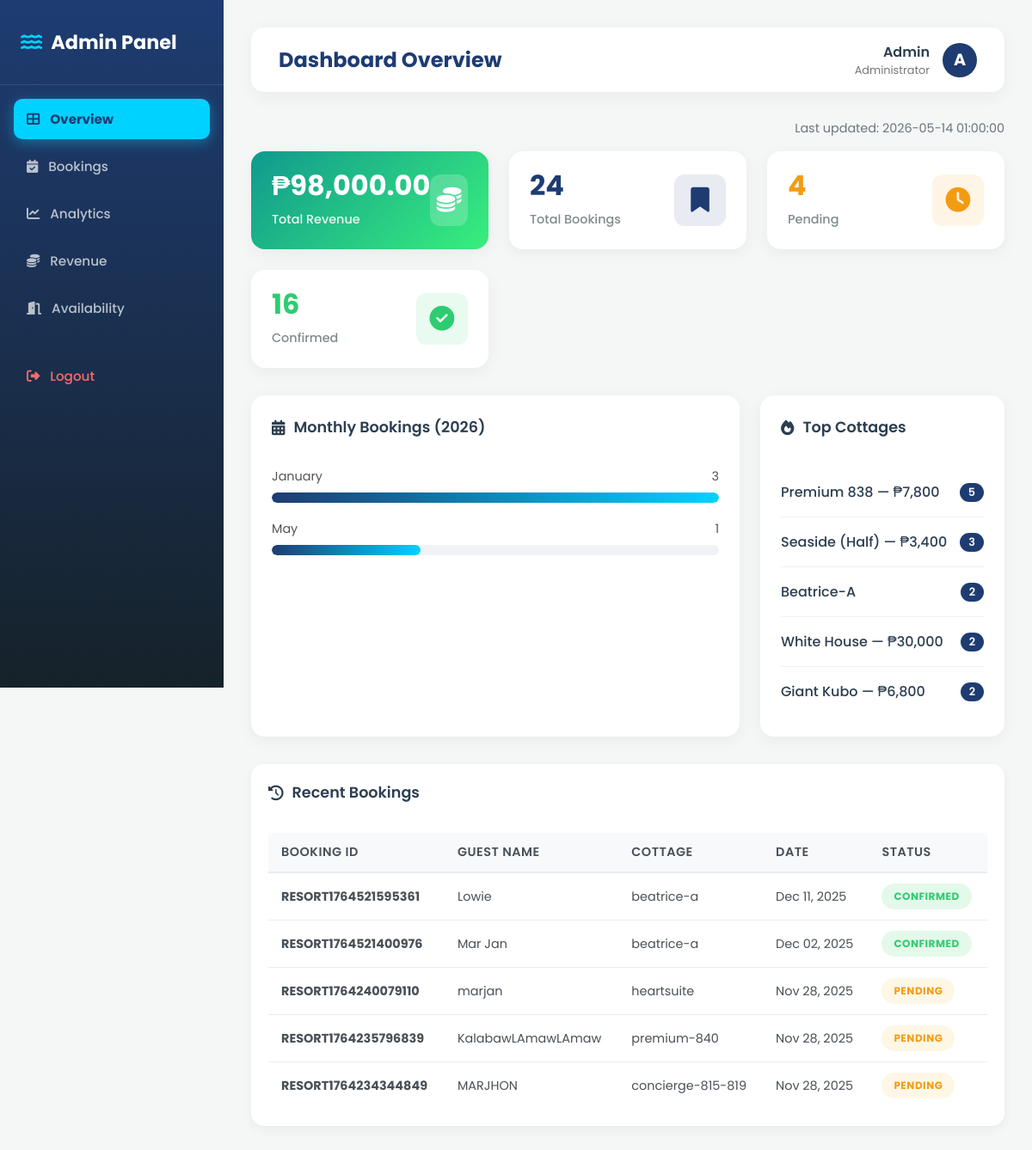
The page /admin/dashboard.php (signed in) on the database its author committed.
### tables this page shows
CREATE TABLE `bookings` (
  `id` int(11) NOT NULL,
  `booking_id` varchar(50) NOT NULL,
  `name` varchar(100) NOT NULL,
  `email` varchar(100) NOT NULL,
  `phone` varchar(20) NOT NULL,
  `room` varchar(100) NOT NULL,
  `date` date NOT NULL,
  `checkout_date` date DEFAULT NULL,
  `guests` int(11) NOT NULL,
  `children` int(11) DEFAULT NULL,
  `nights` int(11) DEFAULT NULL,
  `total_price` decimal(10,2) DEFAULT NULL,
  `status` enum('pending','confirmed','cancelled') DEFAULT 'pending',
  `payment_method` enum('pay-now','face-to-face') DEFAULT NULL,
  `gcash_name` varchar(100) DEFAULT NULL,
  `gcash_number` varchar(20) DEFAULT NULL,
  `payment_reference` varchar(100) DEFAULT NULL,
  `payment_date` date DEFAULT NULL,
  `timestamp` timestamp NOT NULL DEFAULT current_timestamp(),
  `deleted` tinyint(1) DEFAULT 0,
  `photo_filename` varchar(255) DEFAULT NULL,
  `receipt_filename` varchar(255) DEFAULT NULL
);

### admin/dashboard.php (the view, shortened to what this page needs)
<?php
include '../config.php';
function getCount($db, $status = null) {
    try {
        if ($status) {
            $stmt = $db->prepare("SELECT COUNT(*) as count FROM bookings WHERE status = :status AND deleted = 0");
            $stmt->execute([':status' => $status]);
        } else {
            $stmt = $db->query("SELECT COUNT(*) as count FROM bookings WHERE deleted = 0");
        }
        return $stmt->fetch(PDO::FETCH_ASSOC)['count'];
    } catch (PDOException $e) {
        error_log("Get count error: " . $e->getMessage());
        return 0;
    }
}
$total_bookings = getCount($db);
$pending_bookings = getCount($db, 'pending');
$confirmed_bookings = getCount($db, 'confirmed');
try {
    $stmt = $db->prepare("SELECT COALESCE(SUM(total_price), 0) as total FROM bookings WHERE status = 'confirmed' AND deleted = 0");
    $stmt->execute();
    $total_revenue = $stmt->fetch(PDO::FETCH_ASSOC)['total'] ?? 0;
} catch (PDOException $e) {
    $total_revenue = 0;
    error_log("Revenue error: " . $e->getMessage());
}
try {
    $pop_stmt = $db->prepare("SELECT room, COUNT(*) as count FROM bookings WHERE deleted = 0 GROUP BY room ORDER BY count DESC LIMIT 5");
    $pop_stmt->execute();
    $popular_cottages = $pop_stmt->fetchAll(PDO::FETCH_ASSOC);
} catch (PDOException $e) {
    $popular_cottages = [];
    error_log("Popular cottages error: " . $e->getMessage());
}
try {
    $current_year = date('Y');
    $month_stmt = $db->prepare("SELECT MONTHNAME(date) as month, COUNT(*) as count FROM bookings WHERE YEAR(date) = :year AND deleted = 0 GROUP BY MONTH(date) ORDER BY MONTH(date) ASC");
    $month_stmt->execute([':year' => $current_year]);
    $monthly_stats = $month_stmt->fetchAll(PDO::FETCH_ASSOC);
} catch (PDOException $e) {
    $monthly_stats = [];
    error_log("Monthly stats error: " . $e->getMessage());
}
$recentBookingsData = [];
try {
    $recentQuery = "SELECT booking_id, name, room, date, status FROM bookings WHERE deleted = 0 ORDER BY timestamp DESC LIMIT 5";
    $recentStmt = $db->prepare($recentQuery);
    $recentStmt->execute();
    $recentBookingsData = $recentStmt->fetchAll(PDO::FETCH_ASSOC);
} catch (PDOException $e) {
    error_log("Recent bookings data error: " . $e->getMessage());
}
?>
<!DOCTYPE html>
<html lang="en">
<head>
    <link rel="stylesheet" href="https://cdnjs.cloudflare.com/ajax/libs/font-awesome/6.4.0/css/all.min.css">
    <link rel="stylesheet" href="admin_style.css">
</head>
<body>
    <aside class="sidebar" id="sidebar">
        <div class="brand"><i class="fas fa-water"></i> Admin Panel</div>
        <ul class="menu-list">
            <li class="menu-item"><a href="dashboard.php" class="menu-link active"><i class="fas fa-th-large"></i> Overview</a></li>
            <li class="menu-item"><a href="bookings.php" class="menu-link"><i class="fas fa-calendar-check"></i> Bookings</a></li>
            <li class="menu-item"><a href="analytics.php" class="menu-link"><i class="fas fa-chart-line"></i> Analytics</a></li>
            <li class="menu-item"><a href="revenue.php" class="menu-link"><i class="fas fa-coins"></i> Revenue</a></li>
            <li class="menu-item"><a href="availability.php" class="menu-link"><i class="fas fa-door-open"></i> Availability</a></li>
            <li class="menu-item" style="margin-top: 2rem;"><a href="logout.php" class="menu-link" style="color: #ff6b6b;"><i class="fas fa-sign-out-alt"></i> Logout</a></li>
        </ul>
    </aside>
    <main class="main-content">
        <div class="top-header">
            <h2>Dashboard Overview</h2>
            <div class="user-profile">
                <div style="text-align: right;">
                    <div style="font-weight: 600;">Admin</div>
                    <div style="font-size: 0.8rem; color: #777;">Administrator</div>
                </div>
                <div class="admin-avatar">A</div>
            </div>
        </div>
        <div class="last-update">
            Last updated: <?php echo date('Y-m-d H:i:s'); ?>
        </div>
        <div class="stats-grid-extended">
            <div class="stat-card revenue-card">
                <div class="stat-info"><h3>₱<?php echo number_format($total_revenue, 2); ?></h3><p>Total Revenue</p></div>
                <div class="stat-icon"><i class="fas fa-coins"></i></div>
            </div>
            <div class="stat-card card-total">
                <div class="stat-info"><h3><?php echo $total_bookings; ?></h3><p>Total Bookings</p></div>
                <div class="stat-icon"><i class="fas fa-bookmark"></i></div>
            </div>
            <div class="stat-card card-pending">
                <div class="stat-info"><h3><?php echo $pending_bookings; ?></h3><p>Pending</p></div>
                <div class="stat-icon"><i class="fas fa-clock"></i></div>
            </div>
            <div class="stat-card card-confirmed">
                <div class="stat-info"><h3><?php echo $confirmed_bookings; ?></h3><p>Confirmed</p></div>
                <div class="stat-icon"><i class="fas fa-check-circle"></i></div>
            </div>
        </div>
        <div class="data-grid">
            <div class="data-card">
                <div class="section-title"><i class="fas fa-calendar-alt"></i> Monthly Bookings (<?php echo date('Y'); ?>)</div>
                <div class="chart-container">
                    <?php if (count($monthly_stats) > 0): ?>
                        <?php
                            $max_count = max(array_column($monthly_stats, 'count'));
                        ?>
                        <?php foreach($monthly_stats as $stat):
                            $percent = ($stat['count'] / $max_count) * 100;
                            $width = max($percent, 10);
                        ?>
                        <div class="chart-row">
                            <div class="chart-label"><span><?php echo $stat['month']; ?></span><span><?php echo $stat['count']; ?></span></div>
                            <div class="progress-bg"><div class="progress-fill" style="width: <?php echo $width; ?>%;"></div></div>
                        </div>
                        <?php endforeach; ?>
                    <?php else: ?>
                        <p style="text-align:center; color:#999; padding:20px;">No bookings yet for this year.</p>
                    <?php endif; ?>
                </div>
            </div>
            <div class="data-card">
                <div class="section-title"><i class="fas fa-fire"></i> Top Cottages</div>
                <ul class="popular-list">
                    <?php if (count($popular_cottages) > 0): ?>
                        <?php foreach($popular_cottages as $cottage): ?>
                        <li class="popular-item">
                            <span class="cottage-name"><?php echo htmlspecialchars($cottage['room']); ?></span>
                            <span class="cottage-count"><?php echo $cottage['count']; ?></span>
                        </li>
                        <?php endforeach; ?>
                    <?php else: ?>
                        <li class="popular-item" style="color: #999; text-align: center; padding: 20px;">No cottage data available</li>
                    <?php endif; ?>
                </ul>
            </div>
        </div>
        <div class="recent-bookings-card">
            <h3><i class="fas fa-history"></i> Recent Bookings</h3>
            <?php if (count($recentBookingsData) > 0): ?>
                <table class="recent-table">
                    <thead>
                        <tr>
                            <th>Booking ID</th>
                            <th>Guest Name</th>
                            <th>Cottage</th>
                            <th>Date</th>
                            <th>Status</th>
                        </tr>
                    </thead>
                    <tbody>
                        <?php foreach ($recentBookingsData as $booking): ?>
                        <tr>
                            <td><strong><?php echo $booking['booking_id']; ?></strong></td>
                            <td><?php echo htmlspecialchars($booking['name']); ?></td>
                            <td><?php echo htmlspecialchars($booking['room']); ?></td>
                            <td><?php echo date('M d, Y', strtotime($booking['date'])); ?></td>
                            <td>
                                <span class="status-badge status-<?php echo $booking['status']; ?>">
                                    <?php echo ucfirst($booking['status']); ?>
                                </span>
                            </td>
                        </tr>
                        <?php endforeach; ?>
                    </tbody>
                </table>
            <?php else: ?>
                <p style="text-align:center; color:#999; padding:20px;">No recent bookings found.</p>
            <?php endif; ?>
        </div>
    </main>
</body>
</html>

### admin/dashboard.php (style rules this page uses)
.last-update { color: #6c757d; text-align: right; margin-bottom: 1rem; font-size: 0.9rem; }
.stats-grid-extended { display: grid; grid-template-columns: repeat(auto-fit, minmax(240px, 1fr)); gap: 1.5rem; margin-bottom: 2rem; }
.recent-bookings-card { background: white; border-radius: 15px; padding: 20px; box-shadow: 0 4px 12px rgba(0, 0, 0, 0.05); margin-top: 30px; }
.recent-table { width: 100%; border-collapse: collapse; }
.recent-table th { background: #f8f9fa; padding: 12px 15px; text-align: left; color: #495057; font-weight: 600; font-size: 0.9rem; border-bottom: 2px solid #e9ecef; }
.recent-table td { padding: 12px 15px; border-bottom: 1px solid #e9ecef; color: #495057; }

### rows shown on the page
bookings: booking "RESORT1764521595361", name "Lowie", room "beatrice-a", date "Dec 11, 2025", status "CONFIRMED"
bookings: booking "RESORT1764521400976", name "Mar Jan", room "beatrice-a", date "Dec 02, 2025", status "CONFIRMED"
bookings: booking "RESORT1764240079110", name "marjan", room "heartsuite", date "Nov 28, 2025", status "PENDING"
bookings: booking "RESORT1764235796839", name "KalabawLAmawLAmaw", room "premium-840", date "Nov 28, 2025", status "PENDING"
bookings: booking "RESORT1764234344849", name "MARJHON", room "concierge-815-819", date "Nov 28, 2025", status "PENDING"

### other values the page prints
$total_revenue "98,000.00"
$total_bookings "24"
$pending_bookings "4"
$confirmed_bookings "16"
$stat['month'] "January"
$stat['count'] "3"
$stat['month'] "May"
$stat['count'] "1"
$cottage['room'] "Premium 838 — ₱7,800"
$cottage['count'] "5"
$cottage['room'] "Seaside (Half) — ₱3,400"
$cottage['count'] "3"
$cottage['room'] "Beatrice-A"
$cottage['count'] "2"
$cottage['room'] "White House — ₱30,000"
